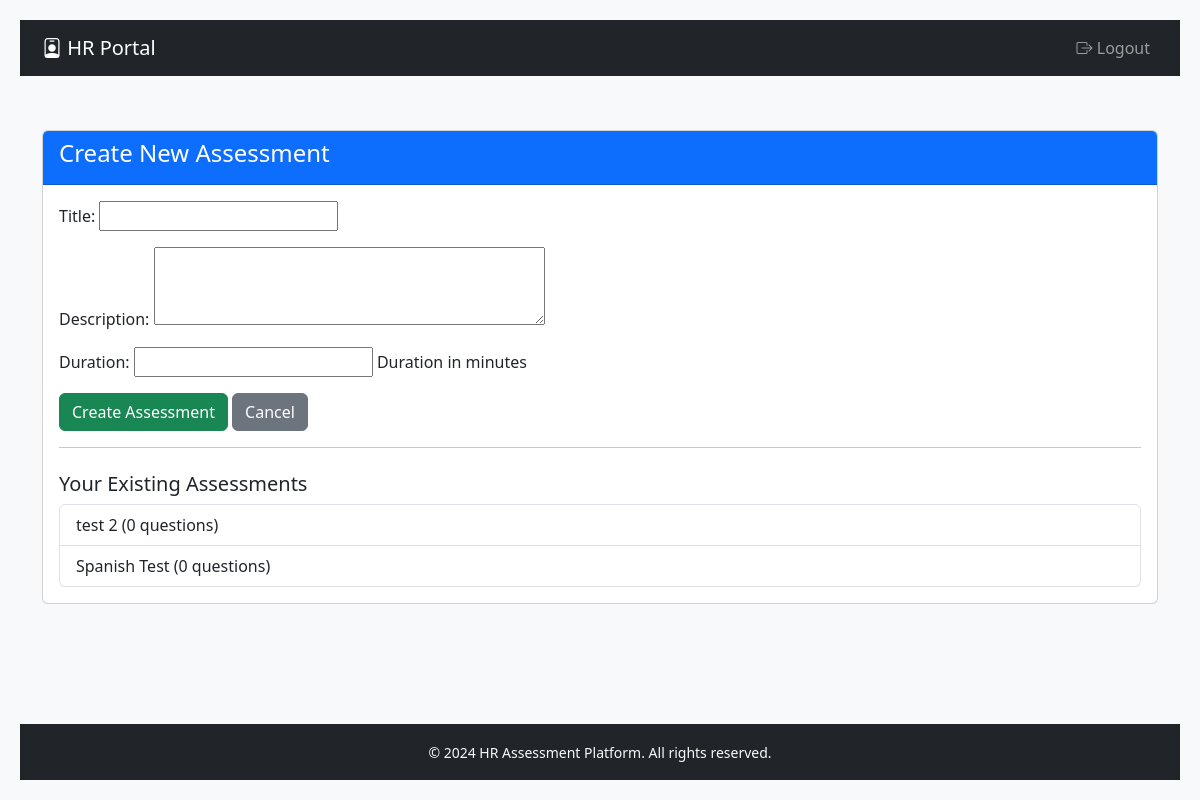
The app's page /hr/assessments/create/ (signed in), older data.
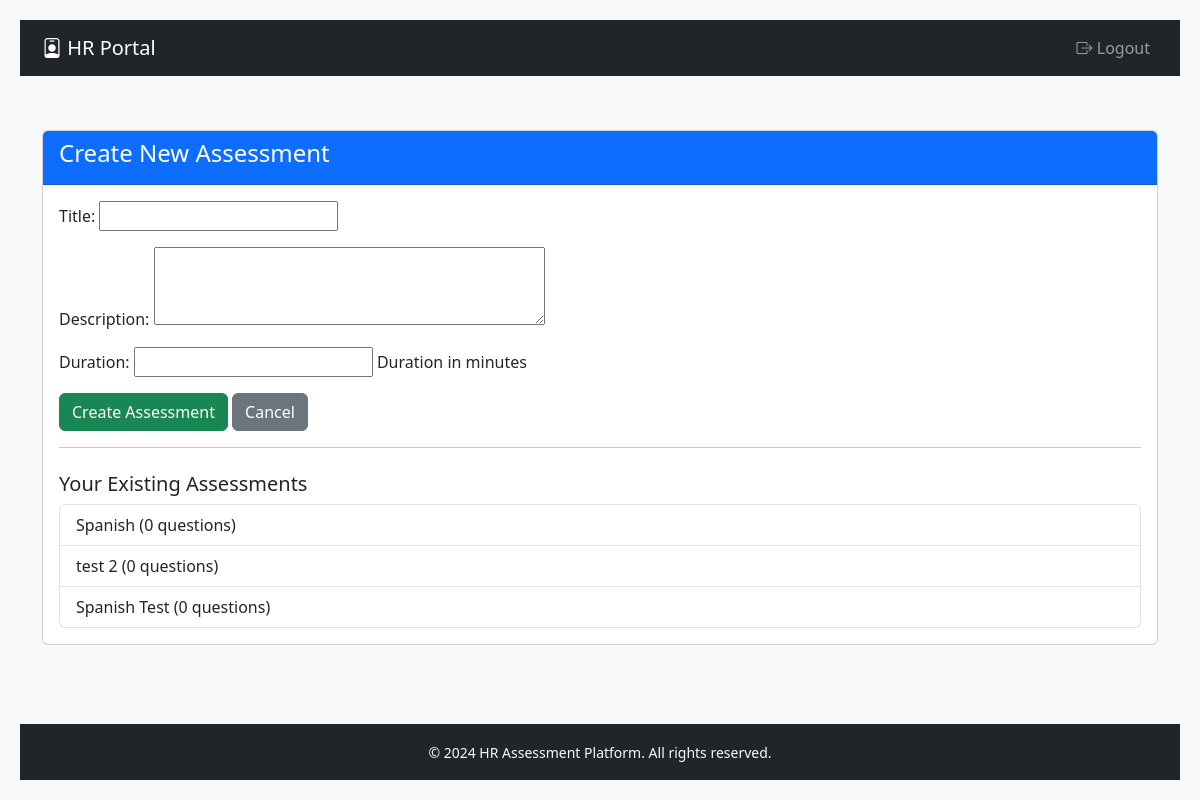
The same page, newer data.
### backend/assessments/models.py (models this page shows, shortened)
class Assessment(models.Model):
    hr = models.ForeignKey(HRProfile, on_delete=models.CASCADE, related_name='assessments')
    title = models.CharField(max_length=200)
    description = models.TextField(blank=True)
    created_at = models.DateTimeField(auto_now_add=True)
    duration = models.PositiveIntegerField(help_text="Duration in minutes")
    is_active = models.BooleanField(default=True)
    is_completed = models.BooleanField(default=False)
    class Meta:
        ordering = ['-created_at']

### backend/assessments/views.py (the view)
# urls.py: path('hr/assessments/create/', create_assessment, name='create_assessment'),
@login_required
def create_assessment(request):
    hr_profile = get_object_or_404(HRProfile, user=request.user)
    if request.method == 'POST':
        form = AssessmentForm(request.POST)
        if form.is_valid():
            assessment = form.save(commit=False)
            assessment.hr = hr_profile
            assessment.save()
            messages.success(request, 'Assessment created successfully!')
            return redirect('add_questions', assessment_id=assessment.id)
        else:
            messages.error(request, 'Please correct the errors below')
    else:
        form = AssessmentForm()
    assessments = Assessment.objects.filter(hr=hr_profile)
    return render(request, 'assessments/create_assessment.html', {
        'form': form,
        'assessments': assessments
    })

### backend/assessments/forms.py
class AssessmentForm(forms.ModelForm):
    class Meta:
        model = Assessment
        fields = ['title', 'description', 'duration']
        widgets = {
            'description': forms.Textarea(attrs={'rows': 3}),
            'duration': forms.NumberInput(attrs={'min': 1})
        }

### templates/assessments/create_assessment.html (shortened to what this page needs)
{% extends 'base.html' %}
{% block content %}
<div class="card">
    <div class="card-header bg-primary text-white">
        <h4>Create New Assessment</h4>
    </div>
    <div class="card-body">
        <form method="post">
            {{ form.as_p }}
            <button type="submit" class="btn btn-success">Create Assessment</button>
            <a href="{% url 'hr_dashboard' %}" class="btn btn-secondary">Cancel</a>
        </form>
        <hr>
        <h5 class="mt-4">Your Existing Assessments</h5>
        <div class="list-group">
            {% for assessment in assessments %}
                {% if assessment.id %}
                    <a href="{% url 'add_questions' assessment.id %}"
                       class="list-group-item list-group-item-action">
                        {{ assessment.title }} ({{ assessment.questions.count }} questions)
                    </a>
                {% endif %}
            {% empty %}
                <div class="alert alert-info">No assessments created yet</div>
            {% endfor %}
        </div>
    </div>
</div>
{% endblock %}

Row changes from the older to the newer data that the page shows:
added Assessment: title "Spanish", questions.count "0"
